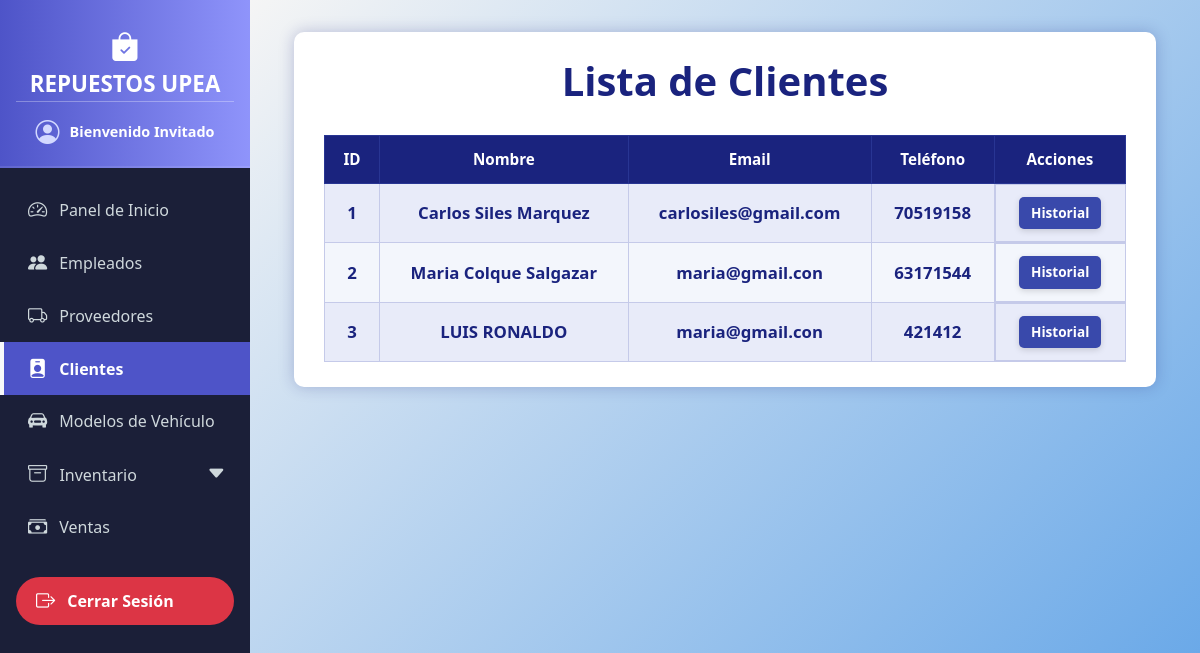
Page /clientes/ on the earlier database version.
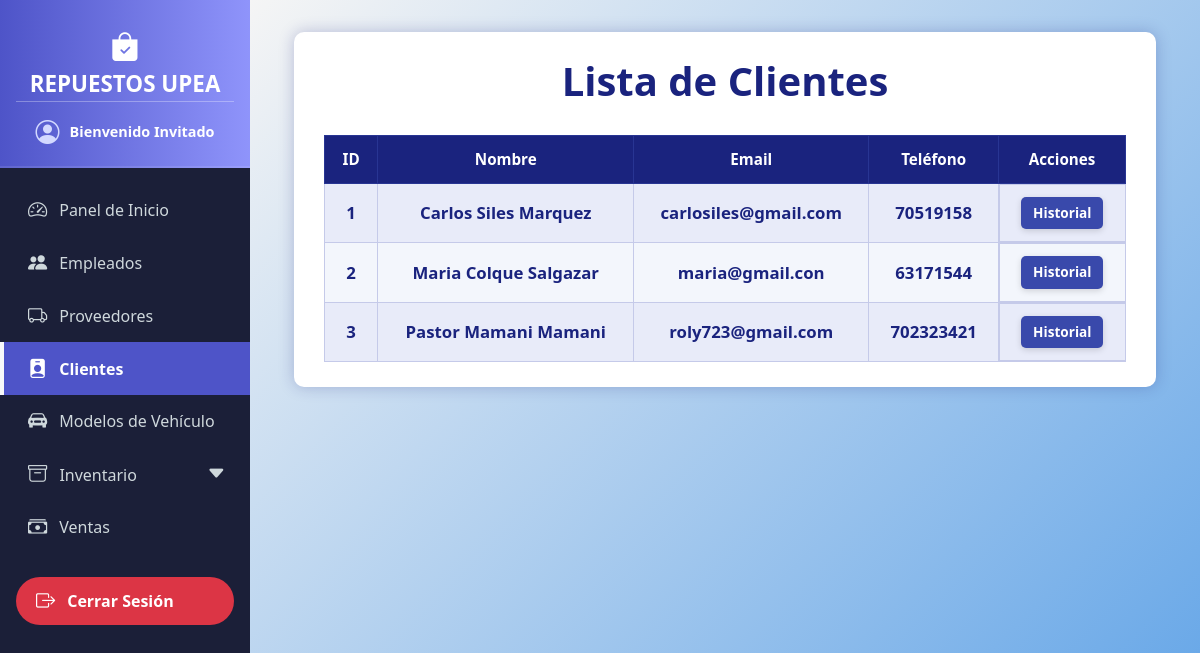
Same page on the later database version.
### models/cliente_model.py (models this page shows, shortened)
class Cliente(db.Model):
    __tablename__ = "clientes"
    id = db.Column(db.Integer, primary_key=True)
    nombre = db.Column(db.String(80), nullable=False)
    email = db.Column(db.String(100), nullable=False)
    telefono = db.Column(db.String(20), nullable=False)
    ventas = db.relationship('Venta',back_populates='cliente')
    @staticmethod
    def get_all():
        return Cliente.query.all()

### controllers/cliente_controller.py (the view)
@cliente_bp.route('/')
def index():
    clientes = Cliente.get_all()  # Devuelve lista de clientes
    return render_template('clientes/index.html', clientes=clientes)

### run.py (called while the page is built)
@app.context_processor
def inject_active_path():
    def is_active(path):
        return 'active' if request.path == path else ''
    return dict(is_active=is_active)

### templates/clientes/index.html (shortened to what this page needs)
{% extends 'base.html' %}
{% block content %}
<div class="container">
  <h1>Lista de Clientes</h1>
  <table>
    <thead>
      <tr>
        <th>ID</th>
        <th>Nombre</th>
        <th>Email</th>
        <th>Teléfono</th>
        <th>Acciones</th>
      </tr>
    </thead>
    <tbody>
      {% for cliente in clientes %}
      <tr>
        <td>{{ cliente.id }}</td>
        <td>{{ cliente.nombre }}</td>
        <td>{{ cliente.email }}</td>
        <td>{{ cliente.telefono }}</td>
        <td class="actions">
          <a href="{{ url_for('cliente.historial', id=cliente.id) }}" class="history">Historial</a>
        </td>
      </tr>
      {% else %}
      <tr>
        <td colspan="5" style="font-style: italic; color: #1a237e;">No se encontraron clientes.</td>
      </tr>
      {% endfor %}
    </tbody>
  </table>
</div>
{% endblock %}

Differences in the rows shown:
changed Cliente id 3: nombre "LUIS RONALDO" → "Pastor Mamani Mamani"; email "maria@gmail.con" → "roly723@gmail.com"; telefono "421412" → "702323421"
